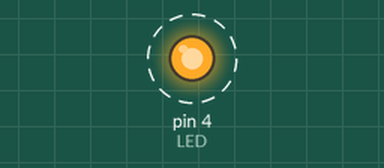
A sketch run on a simulated Arduino Uno, built with avr-gcc and run on an emulated ATmega328P. Parts: output pins drawn as LEDs (lit = HIGH). Dashed ring = blinking.

Above: at 0.05 s.
Timing chart, 0 to 3.0 s (numbered marks = the images above):
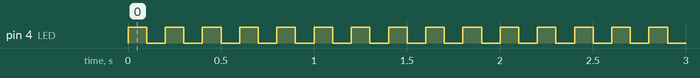

The sketch:

blink.ino
```cpp
int LED = 4;

void setup() {
  // initialize digital pin 13 as an output.
  pinMode(LED, OUTPUT);
  Serial.print("OK");
}

// the loop function runs over and over again forever
void loop() {
  Serial.println("pah");
  digitalWrite(LED, HIGH);   // turn the LED on (HIGH is the voltage level)
  delay(100);              // wait for a second
  digitalWrite(LED, LOW);    // turn the LED off by making the voltage LOW
  delay(100);               // wait for a second
}
```

Measured:
- by itself, pin 4 (LED): alternates HIGH for 0.10 s and LOW for 0.10 s
